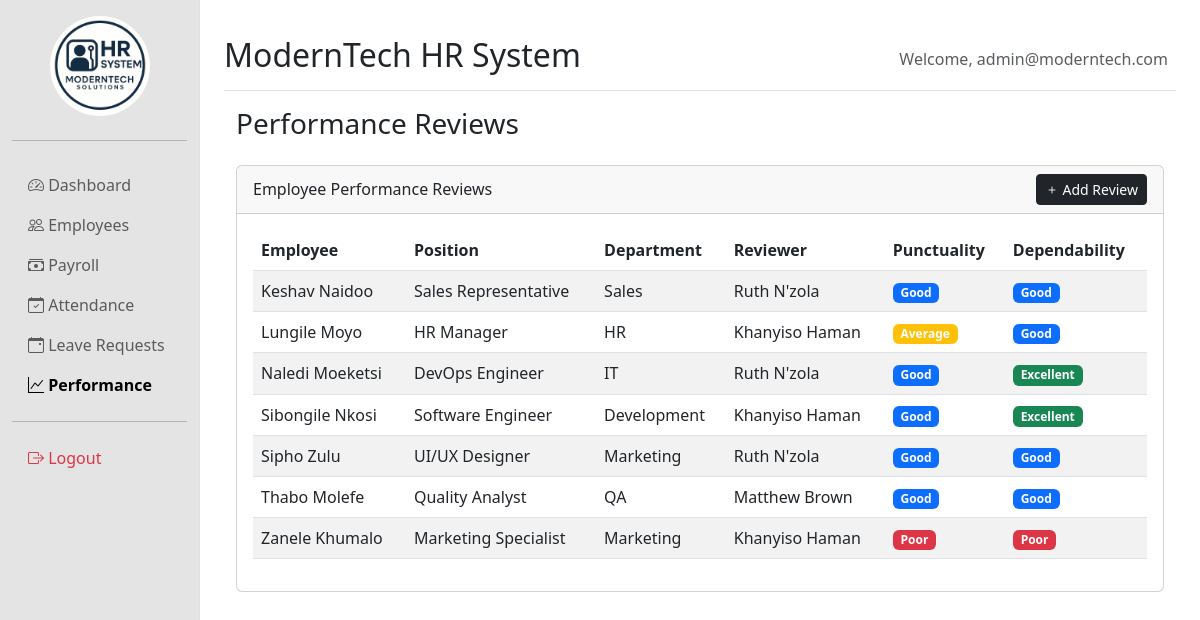
/performance.php (signed in), run on the app's committed database.
### tables this page shows
CREATE TABLE `performance_reviews` (
  `review_id` INT NOT NULL AUTO_INCREMENT,
  `employee_id` INT NOT NULL,
  `employee_name` VARCHAR(100) NOT NULL,
  `department` VARCHAR(100) NOT NULL,
  `reviewer` VARCHAR(100) NOT NULL,
  `punctuality` ENUM('Poor', 'Average', 'Good', 'Excellent') NOT NULL,
  `dependability` ENUM('Poor', 'Average', 'Good', 'Excellent') NOT NULL,
  PRIMARY KEY (`review_id`),
  FOREIGN KEY (`employee_id`) REFERENCES `employees`(`employee_id`) ON DELETE CASCADE
);

CREATE TABLE employees (
    employee_id INT PRIMARY KEY,
    name VARCHAR(100) NOT NULL,
    position VARCHAR(100) NOT NULL,
    department VARCHAR(100) NOT NULL,
    salary DECIMAL(10,2) NOT NULL,
    employment_history TEXT,
    contact_email VARCHAR(100) NOT NULL
);

### performance.php (the view, shortened to what this page needs)
<?php
require_once 'db.php';
require_once 'header.php';
$reviews = $conn->query("
    SELECT pr.*, e.position
    FROM performance_reviews pr
    JOIN employees e ON pr.employee_id = e.employee_id
    ORDER BY pr.employee_name
");
?>
<div class="container-fluid">
    <h3>Performance Reviews</h3>
    <div class="card mt-4">
        <div class="card-header d-flex justify-content-between align-items-center">
            <span>Employee Performance Reviews</span>
            <button class="btn btn-sm btn-dark" data-bs-toggle="modal" data-bs-target="#addReviewModal">
                <i class="bi bi-plus"></i> Add Review
            </button>
        </div>
        <div class="card-body">
            <div class="table-responsive">
                <table class="table table-striped table-hover">
                    <thead>
                        <tr>
                            <th>Employee</th>
                            <th>Position</th>
                            <th>Department</th>
                            <th>Reviewer</th>
                            <th>Punctuality</th>
                            <th>Dependability</th>
                        </tr>
                    </thead>
                    <tbody>
                        <?php while ($review = $reviews->fetch_assoc()): ?>
                        <tr>
                            <td><?php echo htmlspecialchars($review['employee_name']); ?></td>
                            <td><?php echo htmlspecialchars($review['position']); ?></td>
                            <td><?php echo htmlspecialchars($review['department']); ?></td>
                            <td><?php echo htmlspecialchars($review['reviewer']); ?></td>
                            <td>
                                <span class="badge bg-<?php
                                    echo $review['punctuality'] == 'Excellent' ? 'success' :
                                         ($review['punctuality'] == 'Good' ? 'primary' :
                                         ($review['punctuality'] == 'Average' ? 'warning' : 'danger'));
                                ?>">
                                    <?php echo htmlspecialchars($review['punctuality']); ?>
                                </span>
                            </td>
                            <td>
                                <span class="badge bg-<?php
                                    echo $review['dependability'] == 'Excellent' ? 'success' :
                                         ($review['dependability'] == 'Good' ? 'primary' :
                                         ($review['dependability'] == 'Average' ? 'warning' : 'danger'));
                                ?>">
                                    <?php echo htmlspecialchars($review['dependability']); ?>
                                </span>
                            </td>
                        </tr>
                        <?php endwhile; ?>
                    </tbody>
                </table>
            </div>
        </div>
    </div>
</div>
<?php require_once 'footer.php'; ?>

### data on the page
performance_reviews: employee_name "Keshav Naidoo", employee.position "Sales Representative", department "Sales", reviewer "Ruth N'zola", punctuality "Good", dependability "Good"
performance_reviews: employee_name "Lungile Moyo", employee.position "HR Manager", department "HR", reviewer "Khanyiso Haman", punctuality "Average", dependability "Good"
performance_reviews: employee_name "Naledi Moeketsi", employee.position "DevOps Engineer", department "IT", reviewer "Ruth N'zola", punctuality "Good", dependability "Excellent"
performance_reviews: employee_name "Sibongile Nkosi", employee.position "Software Engineer", department "Development", reviewer "Khanyiso Haman", punctuality "Good", dependability "Excellent"
performance_reviews: employee_name "Sipho Zulu", employee.position "UI/UX Designer", department "Marketing", reviewer "Ruth N'zola", punctuality "Good", dependability "Good"
performance_reviews: employee_name "Thabo Molefe", employee.position "Quality Analyst", department "QA", reviewer "Matthew Brown", punctuality "Good", dependability "Good"
performance_reviews: employee_name "Zanele Khumalo", employee.position "Marketing Specialist", department "Marketing", reviewer "Khanyiso Haman", punctuality "Poor", dependability "Poor"

### other printed values
$_SESSION['username'] "admin@moderntech.com"
